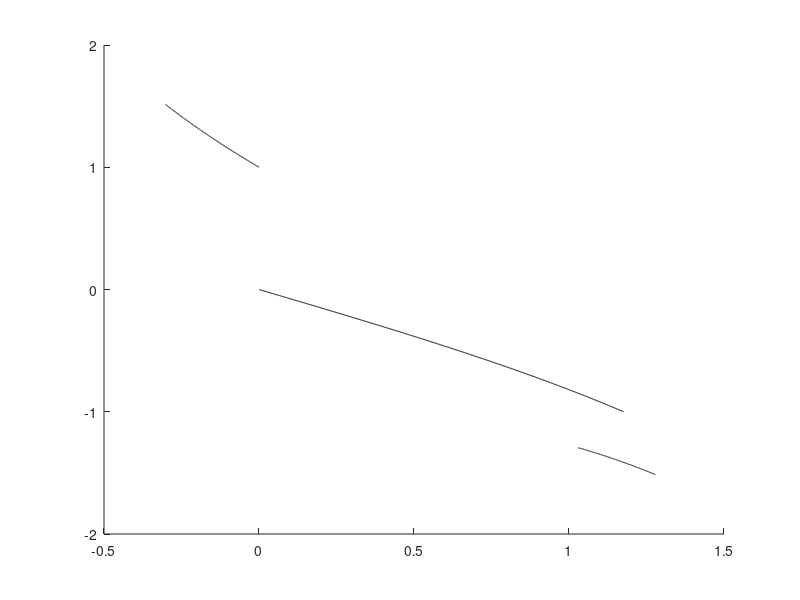

Source code (MATLAB):
h = 1.5;
L = 1;
dir = -1;
a = dir*(0:0.001:L);


t = (pi() - 2*atan2(h,-a));

y = h*cos(t)-a.*sin(t);
x = -a.*cos(t)-h*sin(t);

hold on
plot(t,x,'k')

%% % % --------------------

tstart = t(end);
% h = 0.1;
x0 = x(end);
L = 1;
t0 = pi()/2+tstart;
phi0 = atan2(h,x0);
df = phi0-t0;

% syms a
r = (h^2+x0^2)^0.5;

b = r*cos(df);
disc = b^2-x0^2;
alpend1 = b-sqrt(disc);
% alpend2 = b+sqrt(disc);
if disc<0
    alpend1 = L;
end
alpend = min(alpend1,L);

a = dir*[0:0.0001:alpend alpend];


c = (r^2+a.^2-2*r*a*cos(df)).^0.5;
b = atan2(r*sin(df),r*cos(df)-a);
% beta = atan2(-a*sin(-df),-a*cos(-df)+r);
tgal = asin(h./c)-b;
% phi = asin(h./c)-beta;
y = r*sin(tgal+df)-a.*sin(tgal);
x = -a.*cos(tgal)+r*cos(tgal+df);

t = tgal-(t0-tstart);
% rem = find(imag(t)~=0,1,'first');
% 
% t(rem) = [];
% a(rem) = [];
% x(rem) = [];
% y(rem) = [];
hold on
plot(t,x,'k')

%%
for i=1:-1
    
% h = 2.5;
% L = 2;
a = dir*(0:0.001:L);


t = zeros(size(a));

y = a.*sin(t);
x = -a;

hold on
plot(t,x,'k')

% % % - - - - - - - - - - -

tstart = t(end);
% h = 0.1;
x0 = x(end);
L = 1;
t0 = pi()/2+tstart;
phi0 = atan2(h,x0);
df = phi0-t0;

% syms a
r = (h^2+x0^2)^0.5;

b = r*cos(df);
disc = b^2-x0^2;
alpend1 = b-sqrt(disc);

if disc<0
    alpend1 = L;
end
alpend = min(alpend1,L);

a = [0:0.0001:alpend alpend];

c = (r^2+a.^2-2*r*a*cos(df)).^0.5;
beta = atan2(r*sin(df),r*cos(df)-a);

tgal = pi()-asin(h./c)-beta;

y = r*sin(tgal+df)-a.*sin(tgal);
x = -a.*cos(tgal)+r*cos(tgal+df);

t = tgal-(t0-tstart);

hold on
plot(t,x,'k')
end
%%
tstart = t(end);
% h = 0.1;
x0 = x(end);
L = 1;
t0 = +tstart;
phi0 = atan2(h,x0);
df = phi0-t0;

% syms a
r = (h^2+x0^2)^0.5;

a = -a;


c = (r^2+a.^2-2*r*a*cos(df)).^0.5;
beta = atan2(r*sin(df),r*cos(df)-a);

tgal = pi()-asin(h./c)-beta;

y = r*sin(tgal+df)-a.*sin(tgal);
x = -a.*cos(tgal)+r*cos(tgal+df);

t = tgal-(t0-tstart);

hold on
plot(t,x,'k')




